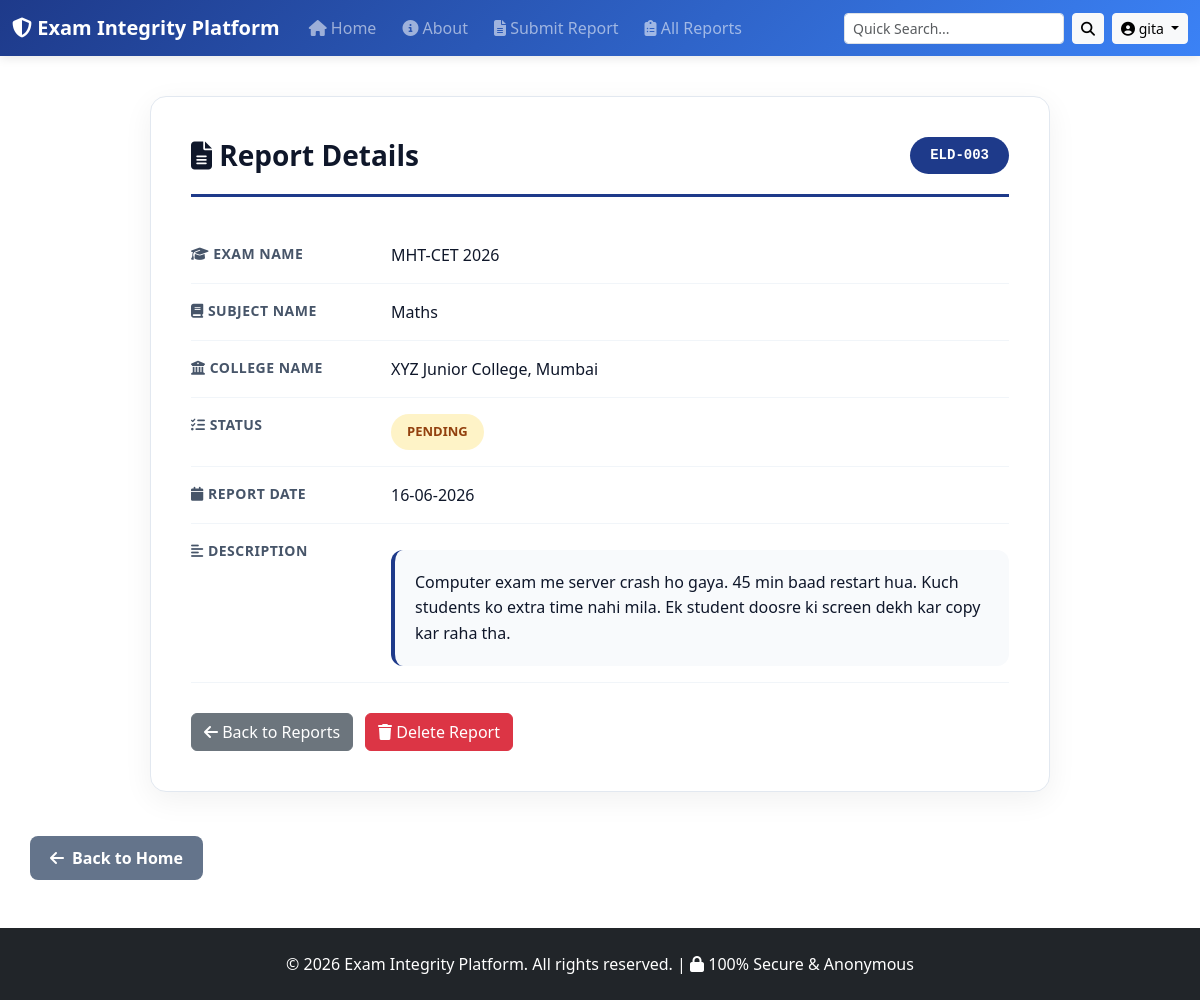
Screenshot of /report/3 (signed in) with the database file from the repository.
### tables this page shows
CREATE TABLE users (
            id INTEGER PRIMARY KEY AUTOINCREMENT,
            username TEXT NOT NULL UNIQUE,
            password TEXT NOT NULL,
            email TEXT UNIQUE,
            mobile TEXT UNIQUE,
            name TEXT,
            role TEXT DEFAULT 'student',

            -- Verification
            is_mobile_verified INTEGER DEFAULT 0,
            is_email_verified INTEGER DEFAULT 0,
            mobile_otp TEXT,
            otp_generated_at TEXT,

            -- Identity Proof 
            profile_photo TEXT,
            id_proof_type TEXT,
            id_proof_number TEXT,
            id_proof_photo TEXT,
            is_id_verified INTEGER DEFAULT 0,

            -- Tracking & Moderation
            signup_ip TEXT,
            signup_user_agent TEXT,
            created_at TEXT DEFAULT CURRENT_TIMESTAMP,
            is_blocked INTEGER DEFAULT 0,
            trust_score INTEGER DEFAULT 100
        );

CREATE TABLE entries (
            id INTEGER PRIMARY KEY AUTOINCREMENT,
            user_id INTEGER NOT NULL,
            exam_name TEXT NOT NULL,
            subject_name TEXT NOT NULL,
            college_name TEXT NOT NULL,
            status TEXT DEFAULT 'Pending',
            report_date TEXT,
            description TEXT,

            -- Incident Location
            incident_state TEXT,
            incident_district TEXT,
            incident_city TEXT,
            incident_college TEXT,
            incident_address TEXT,

            -- Multiple Files - JSON madhe store karu
            photos TEXT,
            videos TEXT,
            audios TEXT,

            -- Admin
            urgency_score INTEGER DEFAULT 0,
            ai_summary TEXT,
            fake_status TEXT,
            admin_remark TEXT,
            is_dummy INTEGER DEFAULT 0,
            created_at TEXT DEFAULT CURRENT_TIMESTAMP,
            updated_at TEXT, category TEXT DEFAULT 'Other', sentiment TEXT DEFAULT 'Normal',

            FOREIGN KEY (user_id) REFERENCES users (id)
        );

### app.py (the view)
@app.route('/report/<int:id>')
@login_required
def view_report(id):
    conn = get_db()
    conn.row_factory = sqlite3.Row
    report = conn.execute('SELECT * FROM entries WHERE id =?', (id,)).fetchone()
    if report is None:
        conn.close()
        flash('Report not found!', 'error')
        return redirect(url_for('report_list'))
    if current_user.role != 'admin' and report['user_id'] != current_user.id:
        conn.close()
        flash('You do not have permission to view this report.', 'error')
        return redirect(url_for('report_list'))
    report_dict = dict(report)
    report_dict['photos'] = json.loads(report_dict['photos']) if report_dict['photos'] else []
    report_dict['videos'] = json.loads(report_dict['videos']) if report_dict['videos'] else []
    report_dict['audios'] = json.loads(report_dict['audios']) if report_dict['audios'] else []
    conn.close()
    report_dict['display_id'] = f"ELD-{report_dict['id']:03d}"
    report_dict['is_dummy'] = False
    if report_dict['report_date']:
        try:
            date_obj = datetime.strptime(report_dict['report_date'], '%Y-%m-%d')
            report_dict['report_date'] = date_obj.strftime('%d-%m-%Y')
        except:
            pass
    return render_template('detail.html', report=report_dict)

### app.py (called while the page is built)
@login_manager.user_loader
def load_user(user_id):
    conn = get_db()
    user_row = conn.execute('SELECT * FROM users WHERE id =?', (user_id,)).fetchone()
    conn.close()
    if user_row:
        user = dict(user_row)
        return User(
            id=user['id'],
            username=user['username'],
            name=user.get('name', 'User'), # HE ADD KAR
            role=user.get('role', 'student'),
            is_mobile_verified=user.get('is_mobile_verified', 0),
            is_email_verified=user.get('is_email_verified', 0),
            is_blocked=user.get('is_blocked', 0)
        )
    return None

@app.context_processor
def inject_notifications():
    if 'user_id' in session:
        conn = get_db()
        count = conn.execute("SELECT COUNT(*) FROM notifications WHERE is_read = 0").fetchone()[0]
        return dict(unread_count=count)
    return dict(unread_count=0)

def get_settings():
    conn = get_db()
    s = conn.execute("SELECT * FROM settings WHERE id=1").fetchone()
    conn.close()
    return s

@app.before_request # Maintenance check for free hosting
def check_maintenance():
    settings = get_settings()
    if settings and settings['maintenance_mode'] == 1:
        if request.endpoint and 'static' not in request.endpoint:
            if not current_user.is_authenticated or current_user.role != 'admin':
                return render_template('maintenance.html'), 503

### database.py (called while the page is built)
def get_db():
    conn = sqlite3.connect(DB_PATH)
    conn.row_factory = sqlite3.Row
    return conn

### templates/detail.html (shortened to what this page needs)
{% extends "base.html" %}
{% block content %}
<link href="https://cdn.jsdelivr.net/npm/bootstrap@5.3.0/dist/css/bootstrap.min.css" rel="stylesheet">
<link rel="stylesheet" href="https://cdnjs.cloudflare.com/ajax/libs/font-awesome/6.4.0/css/all.min.css">
<div class="detail-wrapper">
    <div class="detail-card">
        <div class="detail-header">
            <h2><i class="fas fa-file-alt"></i> Report Details</h2>
            <span class="report-id-badge">{{ report.display_id }}</span>
        </div>
        <div class="detail-row">
            <div class="detail-label">
                <i class="fas fa-graduation-cap"></i> Exam Name
            </div>
            <div class="detail-value">{{ report.exam_name }}</div>
        </div>
        <div class="detail-row">
            <div class="detail-label">
                <i class="fas fa-book"></i> Subject Name
            </div>
            <div class="detail-value">{{ report.subject_name }}</div>
        </div>
        <div class="detail-row">
            <div class="detail-label">
                <i class="fas fa-university"></i> College Name
            </div>
            <div class="detail-value">{{ report.college_name }}</div>
        </div>
        <div class="detail-row">
            <div class="detail-label">
                <i class="fas fa-tasks"></i> Status
            </div>
            <div class="detail-value">
                <span class="status-badge status-{{ report.status }}">{{ report.status }}</span>
            </div>
        </div>
        <div class="detail-row">
            <div class="detail-label">
                <i class="fas fa-calendar"></i> Report Date
            </div>
            <div class="detail-value">{{ report.report_date }}</div>
        </div>
        <div class="detail-row">
            <div class="detail-label">
                <i class="fas fa-align-left"></i> Description
            </div>
            <div class="detail-value">
                <div class="description-box">{{ report.description or 'No description provided' }}</div>
            </div>
        </div>
        <div class="action-buttons">
            <a href="{{ url_for('report_list') }}" class="btn btn-secondary">
                <i class="fas fa-arrow-left"></i> Back to Reports
            </a>
            {% if not report.is_dummy %}
            <form action="{{ url_for('delete_report', id=report.id) }}" method="POST" style="margin:0;">
                <button type="submit" class="btn btn-danger"
                        onclick="return confirm('Are you sure you want to delete this report?');">
                    <i class="fas fa-trash"></i> Delete Report
                </button>
            </form>
            {% endif %}
        </div>
    </div>
</div>
{% endblock %}

### templates/base.html (shortened to what this page needs)
<!DOCTYPE html>
<html lang="en">
<head>
    <link href="https://cdn.jsdelivr.net/npm/bootstrap@5.3.0/dist/css/bootstrap.min.css" rel="stylesheet">
    <link rel="stylesheet" href="https://cdnjs.cloudflare.com/ajax/libs/font-awesome/6.4.0/css/all.min.css">
</head>
<body>
<nav class="navbar navbar-expand-lg navbar-dark" style="background: linear-gradient(135deg, #1e3a8a 0%, #3b82f6 100%);">
    <div class="container-fluid" style="max-width: 1400px;">
        <a class="navbar-brand" href="{{ url_for('home') }}">
            <i class="fas fa-shield-alt"></i> Exam Integrity Platform
        </a>
        <div class="collapse navbar-collapse" id="navbarContent">
            <ul class="navbar-nav me-auto mb-2 mb-lg-0">
                <li class="nav-item">
                    <a class="nav-link {% if request.endpoint == 'home' %}active{% endif %}" href="{{ url_for('home') }}">
                        <i class="fas fa-home"></i> Home
                    </a>
                </li>
                <li class="nav-item">
                    <a class="nav-link {% if request.endpoint == 'about' %}active{% endif %}" href="{{ url_for('about') }}">
                        <i class="fas fa-info-circle"></i> About
                    </a>
                </li>
                {% if current_user.is_authenticated %}
                <li class="nav-item">
                    <a class="nav-link {% if request.endpoint == 'form' %}active{% endif %}" href="{{ url_for('form') }}">
                        <i class="fas fa-file-alt"></i> Submit Report
                    </a>
                </li>
                <li class="nav-item">
                    <a class="nav-link {% if request.endpoint == 'report_list' %}active{% endif %}" href="{{ url_for('report_list') }}">
                        <i class="fas fa-clipboard-list"></i> All Reports
                    </a>
                </li>
                {% endif %}
            </ul>
            <div class="d-flex align-items-center gap-2">
                {% if current_user.is_authenticated %}
                <form class="d-flex" action="{{ url_for('report_list') }}" method="GET">
                    <input class="form-control form-control-sm search-input me-2"
                           type="search"
                           name="search"
                           placeholder="Quick Search..."
                           style="min-width: 200px;">
                    <button class="btn btn-light btn-sm" type="submit" title="Search">
                        <i class="fas fa-search"></i>
                    </button>
                </form>
                {% endif %}
                {% if current_user.is_authenticated %}
                    <div class="dropdown">
                        <button class="btn btn-light btn-sm dropdown-toggle" type="button" data-bs-toggle="dropdown">
                            <i class="fas fa-user-circle"></i> {{ current_user.username }}
                        </button>
                    </div>
                {% endif %}
            </div>
        </div>
    </div>
</nav>
<main class="container-fluid py-4" style="max-width: 1400px;">
    {% block content %}{% endblock %}
</main>
<div>
    <a href="{{url_for('home')}}" class="back-btn">
        <i class="fas fa-arrow-left"></i> Back to Home
    </a>
</div>
<footer class="bg-dark text-white text-center py-4 mt-5">
    <div class="container">
        <p class="mb-0">&copy; 2026 Exam Integrity Platform. All rights reserved. | <i class="fas fa-lock"></i> 100% Secure & Anonymous</p>
    </div>
</footer>
</body>
</html>

### templates/base.html (style rules this page uses)
body { font-family: 'Segoe UI', Tahoma, Geneva, Verdana, sans-serif; background: #f8fafc; }
.navbar { box-shadow: 0 2px 10px rgba(0,0,0,0.1); padding: 12px 0; }
.navbar-brand { font-size: 20px; font-weight: 800; }
.nav-link { font-weight: 500; margin: 0 5px; border-radius: 6px; transition: all 0.3s; }
.btn { font-weight: 600; border-radius: 8px; transition: all 0.3s; }
.back-btn { background: #64748b; color:white; padding:10px 20px; border-radius: 8px; text-decoration: none; display:inline-flex; align-items: center; gap:8px; margin-top:20px; margin-left:30px; font-weight:600; transition:all 0.3s; }
.search-input { border-radius: 8px; border: 2px solid rgba(255,255,255,0.3); background: rgba(255,255,255,0.1); color: white; }
.search-input::placeholder { color: rgba(255,255,255,0.7); }

### templates/detail.html (style rules this page uses)
.detail-wrapper { max-width: 900px; margin: 0 auto; }
.detail-card { background: white; border-radius: 16px; padding: 40px; box-shadow: 0 8px 30px rgba(0,0,0,0.06); border: 1px solid #e2e8f0; }
.detail-header { border-bottom: 3px solid #1e3a8a; padding-bottom: 20px; margin-bottom: 30px; display: flex; justify-content: space-between; align-items: center; }
.detail-header h2 { font-size: 28px; color: #0f172a; font-weight: 800; margin: 0; }
.report-id-badge { background: #1e3a8a; color: white; padding: 8px 20px; border-radius: 20px; font-family: monospace; font-weight: 700; font-size: 14px; }
.detail-row { display: flex; padding: 16px 0; border-bottom: 1px solid #f1f5f9; }
.detail-label { flex: 0 0 200px; font-weight: 700; color: #475569; font-size: 14px; text-transform: uppercase; letter-spacing: 0.5px; }
.detail-value { flex: 1; color: #0f172a; font-size: 16px; }
.status-badge { padding: 8px 16px; border-radius: 20px; font-size: 13px; font-weight: 700; text-transform: uppercase; display: inline-block; }
.status-Pending { background: #fef3c7; color: #92400e; }
.description-box { background: #f8fafc; padding: 20px; border-radius: 12px; border-left: 4px solid #1e3a8a; margin-top: 10px; white-space: pre-wrap; line-height: 1.6; }
.action-buttons { margin-top: 30px; display: flex; gap: 12px; }

### rows the page displays
users: username "gita"
entries: exam_name "MHT-CET 2026", subject_name "Maths", college_name "XYZ Junior College, Mumbai", status "PENDING", report_date "16-06-2026", description "Computer exam me server crash ho gaya. 45 min baad restart hua. Kuch students ko extra time nahi mila. Ek student doosre ki screen dekh kar copy kar raha tha."

### other values shown
{{ report.display_id }} "ELD-003"
